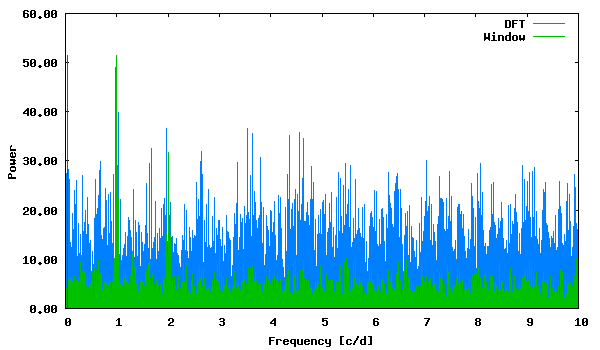

gnuplot code for this plot:
set term png size 600,350 medium
set colors classic
set output "phase_lc_11.deeming.png"
set xlabel "Frequency [c/d]"
set ylabel "Power"
set format y "%5.2f"
plot "deeming.periodogram" using 1:2 with lines linecolor 3 title "DFT", "deeming.periodogram" using 1:3 with lines linecolor 2 title "Window", "<echo '0.031642 51.38659936'" with impulses linecolor 1 title ""
 
